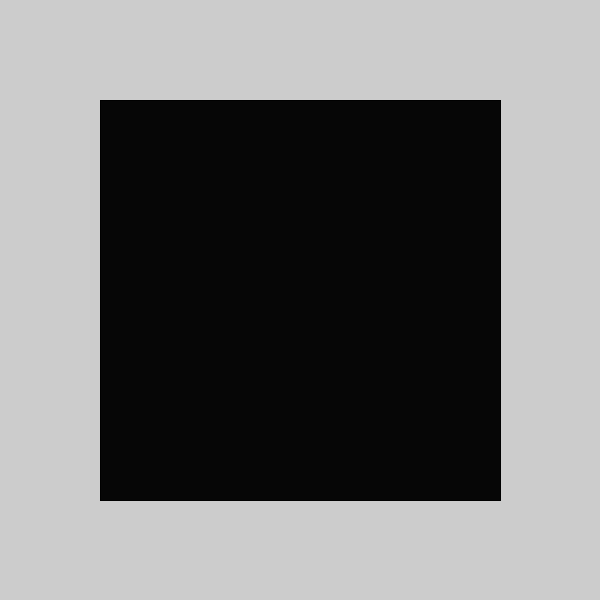
Frame 1 (no input)
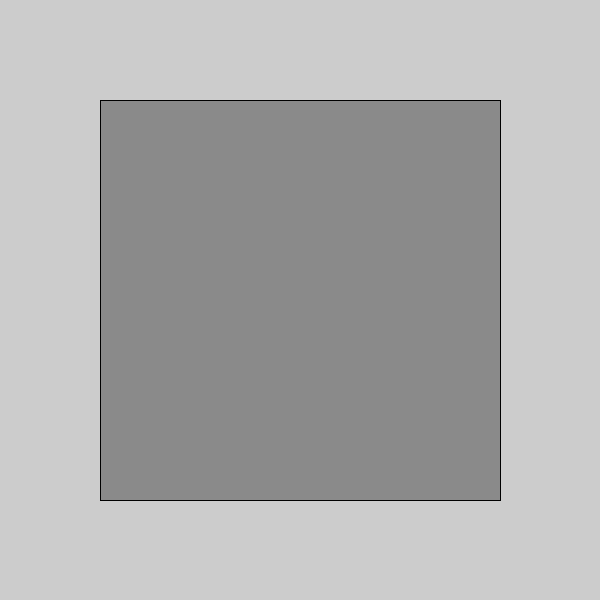
Frame 60 (the mouse pressed at the canvas centre just before this capture)
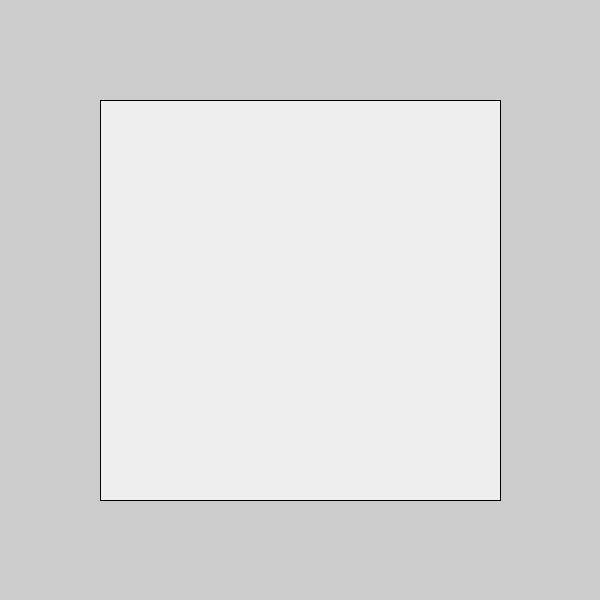
Frame 120 (the mouse held since frame 60 and released just before this capture)

The Processing sketch that drew these frames (run headless with seeded random() and noise(); from frame 60 on, the mouse is pressed at the canvas centre):

// Processing sketch: sketch_4
// ── sketch_4.pde
/*
this sketch uses an incrementation variable to change the
color of a rectangle from black to white.

replace the incrementation approach with a color transition
based on a sin() function for a smoother cycle.

remember that sin() returns a value from -1 to 1.
*/

//float incr = 1;
float incr = TWO_PI;
float c = 0;

void setup() {
  size(600, 600);
}

void draw() {
  if (c > 255 || c < 0) {
    incr = -incr;
  }
  c += incr;
  fill(c);

  rect(100, 100, 400, 400);
}
